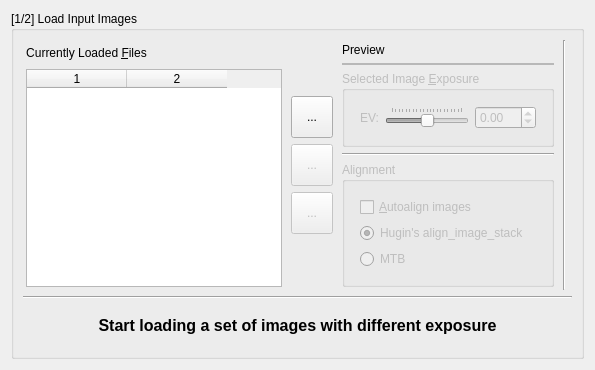
       <widget class="QWidget" name="choose_files">
        <layout class="QGridLayout" name="gridLayout_12">
         <item row="0" column="0">
          <widget class="QGroupBox" name="groupBox">
           <property name="title">
            <string>[1/2] Load Input Images</string>
           </property>
           <layout class="QGridLayout" name="gridLayout_11">
            <item row="0" column="0">
             <layout class="QHBoxLayout" name="horizontalLayout_4">
              <item>
               <layout class="QVBoxLayout" name="verticalLayout">
                <property name="margin">
                 <number>3</number>
                </property>
                <item>
                 <layout class="QHBoxLayout" name="horizontalLayout">
                  <item>
                   <widget class="QLabel" name="label_2">
                    <property name="maximumSize">
                     <size>
                      <width>222</width>
                      <height>16777215</height>
                     </size>
                    </property>
                    <property name="text">
                     <string>Currently Loaded &amp;Files</string>
                    </property>
                    <property name="alignment">
                     <set>Qt::AlignCenter</set>
                    </property>
                    <property name="buddy">
                     <cstring>tableWidget</cstring>
                    </property>
                   </widget>
                  </item>
                  <item>
                   <spacer name="horizontalSpacer">
                    <property name="orientation">
                     <enum>Qt::Horizontal</enum>
                    </property>
                    <property name="sizeHint" stdset="0">
                     <size>
                      <width>40</width>
                      <height>20</height>
                     </size>
                    </property>
                   </spacer>
                  </item>
                 </layout>
                </item>
                <item>
                 <widget class="QTableWidget" name="tableWidget">
                  <property name="sizePolicy">
                   <sizepolicy hsizetype="MinimumExpanding" vsizetype="Expanding">
                    <horstretch>0</horstretch>
                    <verstretch>0</verstretch>
                   </sizepolicy>
                  </property>
                  <property name="editTriggers">
                   <set>QAbstractItemView::NoEditTriggers</set>
                  </property>
                  <property name="selectionMode">
                   <enum>QAbstractItemView::SingleSelection</enum>
                  </property>
                  <property name="selectionBehavior">
                   <enum>QAbstractItemView::SelectRows</enum>
                  </property>
                  <property name="columnCount">
                   <number>2</number>
                  </property>
                  <column/>
                  <column/>
                 </widget>
                </item>
               </layout>
              </item>
              <item>
               <layout class="QVBoxLayout" name="verticalLayout_4">
                <item>
                 <spacer name="verticalSpacer_2">
                  <property name="orientation">
                   <enum>Qt::Vertical</enum>
                  </property>
                  <property name="sizeHint" stdset="0">
                   <size>
                    <width>20</width>
                    <height>40</height>
                   </size>
                  </property>
                 </spacer>
                </item>
                <item>
                 <widget class="QToolButton" name="loadImagesButton">
                  <property name="sizePolicy">
                   <sizepolicy hsizetype="Preferred" vsizetype="Preferred">
                    <horstretch>0</horstretch>
                    <verstretch>0</verstretch>
                   </sizepolicy>
                  </property>
                  <property name="minimumSize">
                   <size>
                    <width>42</width>
                    <height>42</height>
                   </size>
                  </property>
                  <property name="toolTip">
                   <string>Add Images</string>
                  </property>
                  <property name="text">
                   <string>...</string>
                  </property>
                  <property name="icon">
                   <iconset resource="../icons.qrc">
                    <normaloff>:/new/prefix1/images/list-add.png</normaloff>:/new/prefix1/images/list-add.png</iconset>
                  </property>
                 </widget>
                </item>
                <item>
                 <widget class="QToolButton" name="removeImageButton">
                  <property name="enabled">
                   <bool>false</bool>
                  </property>
                  <property name="minimumSize">
                   <size>
                    <width>42</width>
                    <height>42</height>
                   </size>
                  </property>
                  <property name="toolTip">
                   <string>Remove Selected Image</string>
                  </property>
                  <property name="text">
                   <string>...</string>
                  </property>
                  <property name="icon">
                   <iconset resource="../icons.qrc">
                    <normaloff>:/new/prefix1/images/list-remove.png</normaloff>:/new/prefix1/images/list-remove.png</iconset>
                  </property>
                 </widget>
                </item>
                <item>
                 <widget class="QToolButton" name="clearListButton">
                  <property name="enabled">
                   <bool>false</bool>
                  </property>
                  <property name="minimumSize">
                   <size>
                    <width>42</width>
                    <height>42</height>
                   </size>
                  </property>
                  <property name="toolTip">
                   <string>Clear List</string>
                  </property>
                  <property name="text">
                   <string>...</string>
                  </property>
                  <property name="icon">
                   <iconset resource="../icons.qrc">
                    <normaloff>:/new/prefix1/images/edit-clear-list.png</normaloff>:/new/prefix1/images/edit-clear-list.png</iconset>
                  </property>
                 </widget>
                </item>
                <item>
                 <spacer name="verticalSpacer_4">
                  <property name="orientation">
                   <enum>Qt::Vertical</enum>
                  </property>
                  <property name="sizeHint" stdset="0">
                   <size>
                    <width>20</width>
                    <height>40</height>
                   </size>
                  </property>
                 </spacer>
                </item>
               </layout>
              </item>
              <item>
               <layout class="QVBoxLayout" name="verticalLayout_3">
                <property name="spacing">
                 <number>6</number>
                </property>
                <property name="margin">
                 <number>3</number>
                </property>
                <item>
                 <widget class="QLabel" name="label_3">
                  <property name="text">
                   <string>Preview</string>
                  </property>
                 </widget>
                </item>
                <item>
                 <widget class="QFrame" name="previewFrame">
                  <property name="sizePolicy">
                   <sizepolicy hsizetype="Expanding" vsizetype="Expanding">
                    <horstretch>0</horstretch>
                    <verstretch>0</verstretch>
                   </sizepolicy>
                  </property>
                  <property name="frameShape">
                   <enum>QFrame::StyledPanel</enum>
                  </property>
                  <property name="frameShadow">
                   <enum>QFrame::Sunken</enum>
                  </property>
                  <layout class="QGridLayout">
                   <property name="margin">
                    <number>0</number>
                   </property>
                   <property name="spacing">
                    <number>0</number>
                   </property>
                   <item row="0" column="0">
                    <widget class="QLabel" name="previewLabel">
                     <property name="sizePolicy">
                      <sizepolicy hsizetype="Ignored" vsizetype="Ignored">
                       <horstretch>0</horstretch>
                       <verstretch>0</verstretch>
                      </sizepolicy>
                     </property>
                     <property name="text">
                      <string/>
                     </property>
                     <property name="alignment">
                      <set>Qt::AlignCenter</set>
                     </property>
                    </widget>
                   </item>
                  </layout>
                 </widget>
                </item>
                <item>
                 <widget class="QGroupBox" name="EVgroupBox">
                  <property name="enabled">
                   <bool>false</bool>
                  </property>
                  <property name="title">
                   <string>Selected Image &amp;Exposure</string>
                  </property>
                  <layout class="QGridLayout" name="gridLayout_2">
                   <property name="spacing">
                    <number>9</number>
                   </property>
                   <item row="0" column="0">
                    <layout class="QHBoxLayout" name="horizontalLayout_3">
                     <property name="spacing">
                      <number>6</number>
                     </property>
                     <property name="margin">
                      <number>6</number>
                     </property>
                     <item>
                      <widget class="QLabel" name="label">
                       <property name="sizePolicy">
                        <sizepolicy hsizetype="Minimum" vsizetype="Preferred">
                         <horstretch>0</horstretch>
                         <verstretch>0</verstretch>
                        </sizepolicy>
                       </property>
                       <property name="text">
                        <string>EV:</string>
                       </property>
                      </widget>
                     </item>
                     <item>
                      <widget class="QSlider" name="EVSlider">
                       <property name="sizePolicy">
                        <sizepolicy hsizetype="Expanding" vsizetype="Fixed">
                         <horstretch>0</horstretch>
                         <verstretch>0</verstretch>
                        </sizepolicy>
                       </property>
                       <property name="maximum">
                        <number>2000</number>
                       </property>
                       <property name="pageStep">
                        <number>100</number>
                       </property>
                       <property name="value">
                        <number>1000</number>
                       </property>
                       <property name="sliderPosition">
                        <number>1000</number>
                       </property>
                       <property name="orientation">
                        <enum>Qt::Horizontal</enum>
                       </property>
                       <property name="tickPosition">
                        <enum>QSlider::TicksAbove</enum>
                       </property>
                       <property name="tickInterval">
                        <number>100</number>
                       </property>
                      </widget>
                     </item>
                     <item>
                      <widget class="QDoubleSpinBox" name="ImageEVdsb">
                       <property name="sizePolicy">
                        <sizepolicy hsizetype="Fixed" vsizetype="Fixed">
                         <horstretch>0</horstretch>
                         <verstretch>0</verstretch>
                        </sizepolicy>
                       </property>
                       <property name="prefix">
                        <string/>
                       </property>
                       <property name="decimals">
                        <number>2</number>
                       </property>
                       <property name="minimum">
                        <double>-10.000000000000000</double>
                       </property>
                       <property name="maximum">
                        <double>10.000000000000000</double>
                       </property>
                       <property name="singleStep">
                        <double>0.100000000000000</double>
                       </property>
                      </widget>
                     </item>
                    </layout>
                   </item>
                  </layout>
                 </widget>
                </item>
                <item>
                 <widget class="Line" name="line_4">
                  <property name="orientation">
                   <enum>Qt::Horizontal</enum>
                  </property>
                 </widget>
                </item>
                <item>
                 <widget class="QGroupBox" name="alignGroupBox">
                  <property name="enabled">
                   <bool>false</bool>
                  </property>
                  <property name="title">
                   <string>Alignment</string>
                  </property>
                  <layout class="QGridLayout" name="gridLayout_3">
                   <property name="spacing">
                    <number>9</number>
                   </property>
                   <item row="0" column="0">
                    <layout class="QVBoxLayout" name="verticalLayout_2">
                     <property name="spacing">
                      <number>6</number>
                     </property>
                     <property name="margin">
                      <number>6</number>
                     </property>
                     <item>
                      <widget class="QCheckBox" name="alignCheckBox">
                       <property name="enabled">
                        <bool>false</bool>
                       </property>
                       <property name="sizePolicy">
                        <sizepolicy hsizetype="Fixed" vsizetype="Fixed">
                         <horstretch>0</horstretch>
                         <verstretch>0</verstretch>
                        </sizepolicy>
                       </property>
                       <property name="text">
                        <string>&amp;Autoalign images</string>
                       </property>
                      </widget>
                     </item>
                     <item>
                      <widget class="QRadioButton" name="ais_radioButton">
                       <property name="text">
                        <string>Hugin's align_image_stack</string>
                       </property>
                       <property name="checked">
                        <bool>true</bool>
                       </property>
                      </widget>
                     </item>
                     <item>
                      <widget class="QRadioButton" name="mtb_radioButton">
                       <property name="text">
                        <string>MTB</string>
                       </property>
                      </widget>
                     </item>
                    </layout>
                   </item>
                  </layout>
                 </widget>
                </item>
               </layout>
              </item>
             </layout>
            </item>
            <item row="0" column="1">
             <widget class="Line" name="line_5">
              <property name="orientation">
               <enum>Qt::Vertical</enum>
              </property>
             </widget>
            </item>
            <item row="1" column="0" colspan="3">
             <widget class="Line" name="line">
              <property name="orientation">
               <enum>Qt::Horizontal</enum>
              </property>
             </widget>
            </item>
            <item row="2" column="0" colspan="3">
             <widget class="QLabel" name="confirmloadlabel">
              <property name="sizePolicy">
               <sizepolicy hsizetype="Expanding" vsizetype="Fixed">
                <horstretch>0</horstretch>
                <verstretch>0</verstretch>
               </sizepolicy>
              </property>
              <property name="minimumSize">
               <size>
                <width>0</width>
                <height>42</height>
               </size>
              </property>
              <property name="maximumSize">
               <size>
                <width>16777215</width>
                <height>42</height>
               </size>
              </property>
              <property name="text">
               <string>&lt;!DOCTYPE HTML PUBLIC &quot;-//W3C//DTD HTML 4.0//EN&quot; &quot;http://www.w3.org/TR/REC-html40/strict.dtd&quot;&gt;
&lt;html&gt;&lt;head&gt;&lt;meta name=&quot;qrichtext&quot; content=&quot;1&quot; /&gt;&lt;style type=&quot;text/css&quot;&gt;
p, li { white-space: pre-wrap; }
&lt;/style&gt;&lt;/head&gt;&lt;body style=&quot; font-family:'Sans Serif'; font-size:10pt; font-weight:400; font-style:normal;&quot;&gt;
&lt;p align=&quot;center&quot; style=&quot; margin-top:0px; margin-bottom:0px; margin-left:0px; margin-right:0px; -qt-block-indent:0; text-indent:0px;&quot;&gt;&lt;span style=&quot; font-size:12pt; font-weight:600;&quot;&gt;Start loading a set of images with different exposure&lt;/span&gt;&lt;/p&gt;&lt;/body&gt;&lt;/html&gt;</string>
              </property>
             </widget>
            </item>
           </layout>
          </widget>
         </item>
        </layout>
       </widget>
